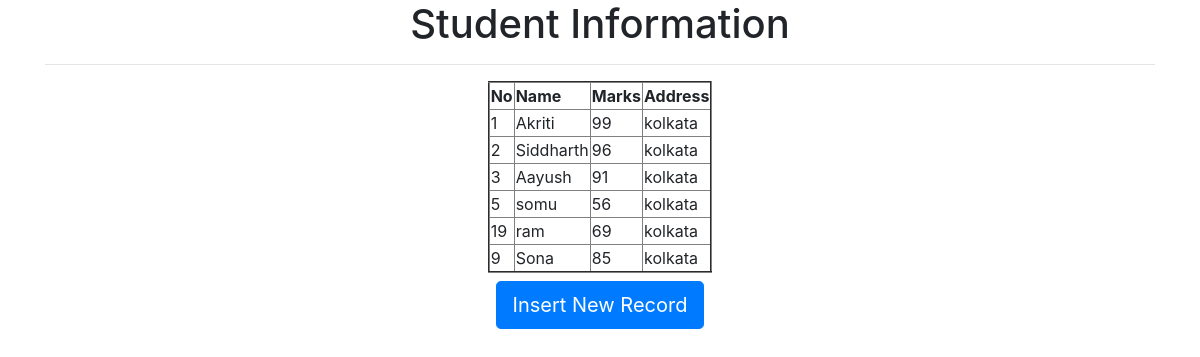
The page / on the database its author committed.
### Tableapp/models.py (models this page shows)
class Student(models.Model):
    sno = models.IntegerField()
    sname = models.CharField(max_length=40)
    smarks = models.IntegerField()
    sadd = models.CharField(max_length=64)

### Tableapp/views.py (the view)
# urls.py: path('',views.views1),
def views1(request):
    students = Student.objects.all()
    return render(request,'star/information.html',{'students':students})

### templates/star/information.html
<!DOCTYPE html>
{% extends 'star/base.html' %}
{% block child_block %}
<h1>Student Information</h1>
<hr>
<table border="2">
    <thead>
    <th>No</th>
    <th>Name</th>
    <th>Marks</th>
    <th>Address</th>
    </thead>
    {% for i in students %}
    <tr>
        <td>{{i.sno}}</td>
        <td>{{i.sname}}</td>
        <td>{{i.smarks}}</td>
        <td>{{i.sadd}}</td>
    </tr>
    {% endfor %}
</table>
<a href="/insert" class="btn btn-primary btn-lg m-2">Insert New Record</a>
{% endblock child_block %}

### templates/star/base.html (shortened to what this page needs)
<!DOCTYPE html>
<html lang="en">
<head>
    <link rel="stylesheet" href="https://stackpath.bootstrapcdn.com/bootstrap/4.5.2/css/bootstrap.min.css">
</head>
<body>
    <div class="container" align="center">
    {% block child_block %}
    {% endblock child_block %}
</body>
</html>

### rows shown on the page
Student: sno "1", sname "Akriti", smarks "99", sadd "kolkata"
Student: sno "2", sname "Siddharth", smarks "96", sadd "kolkata"
Student: sno "3", sname "Aayush", smarks "91", sadd "kolkata"
Student: sno "5", sname "somu", smarks "56", sadd "kolkata"
Student: sno "19", sname "ram", smarks "69", sadd "kolkata"
Student: sno "9", sname "Sona", smarks "85", sadd "kolkata"
